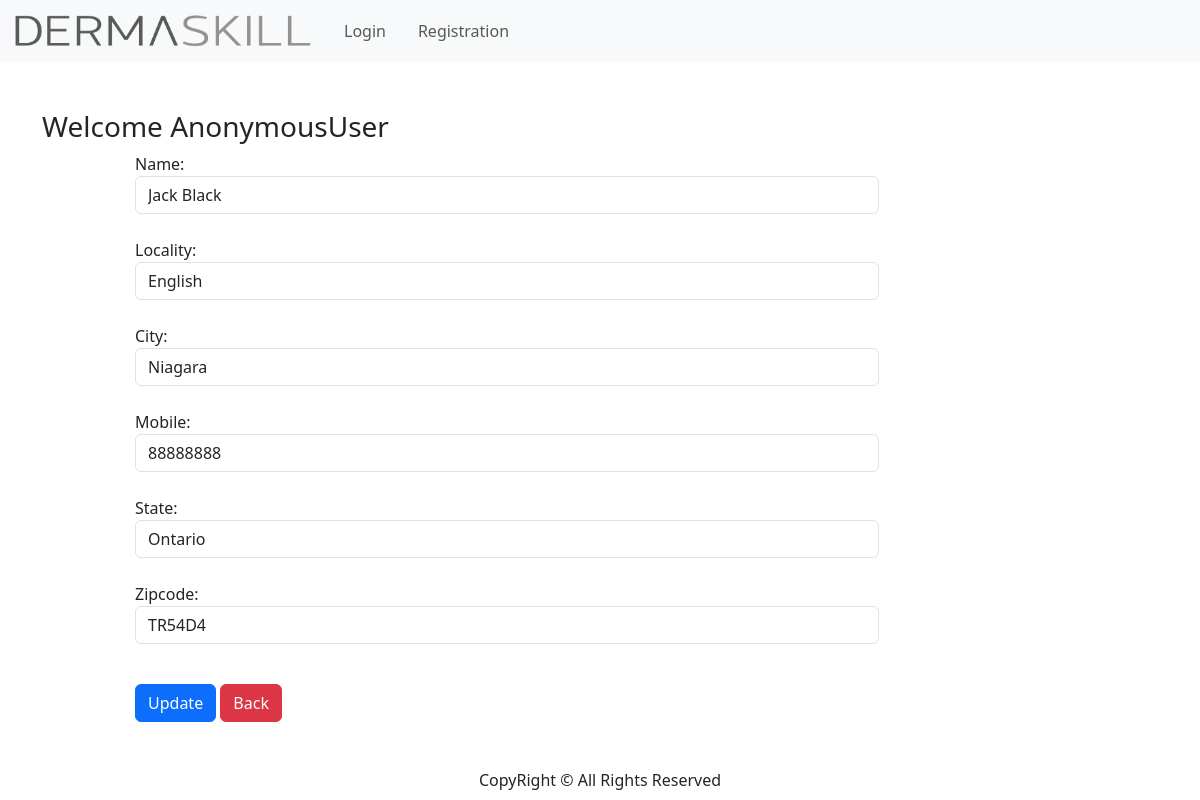
The page /update-address/2 on the database its author committed.
### online/models.py (models this page shows, shortened)
class Customer(models.Model):
    user = models.ForeignKey(User, on_delete=models.CASCADE)
    name = models.CharField(max_length=200)
    locality = models.CharField(max_length=200)
    city = models.CharField(max_length=50)
    mobile = models.IntegerField(default=0)
    zipcode = models.CharField(max_length=6)
    state = models.CharField(choices=STATE_CHOICES, max_length=100)

### online/views.py (the view, shortened to what this page needs)
class updateAddress(View):
    def get(self, request, pk):
        add = Customer.objects.get(pk=pk)
        form = CustomerProfileForm(instance=add)
        return render(request, "online/updateaddress.html", locals())

### online/forms.py
class CustomerProfileForm(forms.ModelForm):
    class Meta:
        model = Customer
        fields = ["name", "locality", "city", "mobile", "state", "zipcode"]
        widgets = {
            "name": forms.TextInput(attrs={"class": "form-control"}),
            "locality": forms.TextInput(attrs={"class": "form-control"}),
            "city": forms.TextInput(attrs={"class": "form-control"}),
            "mobile": forms.NumberInput(attrs={"class": "form-control"}),
            "state": forms.Select(attrs={"class": "form-control"}),
            "zipcode": forms.TextInput(
                attrs={
                    "class": "form-control",
                    "style": "text-transform: uppercase;",
                    "maxlength": "6",
                }
            ),
        }

### online/templates/online/updateaddress.html (shortened to what this page needs)
{% extends 'online/base.html' %}
{% load static %}
{% block main-content %}
<div class="container my-5">
    <div class="row">
        <h3>Welcome <span class="text-capitalize">{{request.user}}</span></h3>
    </div>
    <div class="col-sm-8 offset-sm-1">
        <form action="" method="post">
            {% for fm in form %}
              {{fm.label_tag}} {{fm}} <small class="text-danger">{{fm.errors|striptags}}</small><br>
            {% endfor %}
            <div class="col-12 mt-3">
                <button type="submit" class="btn btn-primary">Update</button>
                <a href="{% url 'address' %}" type="button" class="btn btn-danger">Back</a>
            </div>
        </form>
    </div>
</div>
{% endblock main-content %}

### rows shown on the page
Customer: form "Jack Black" "English" "Niagara" "88888888" "Ontario" "tr54d4"

### other values the page prints
{{ request.user }} "AnonymousUser"
{{ fm.label_tag }} "Name:" "Locality:" "City:" "Mobile:" "State:" "Zipcode:"
